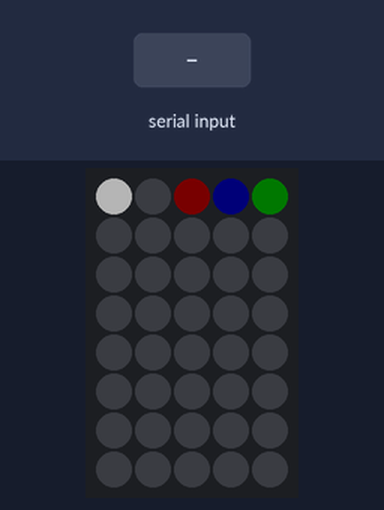
The sketch below on a simulated Arduino Uno, built with avr-gcc and run on an emulated ATmega328P. Shown: 5×8 RGB LED matrix (first LED top left, wired row by row). Inputs (shaded band) come from the test bench. Dim RGB values are drawn brighter than linear.

Above: at 1.2 s.
1.3 s: "90,45,200\n" received over Serial
At 2.8 s:
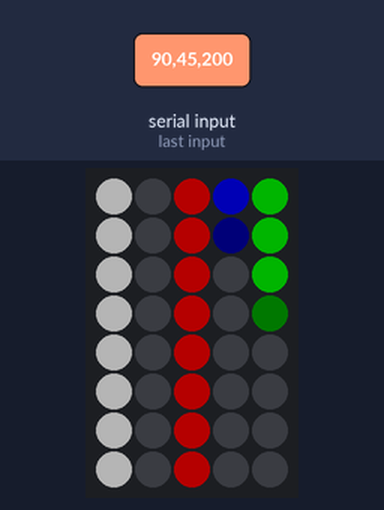
3.5 s: "30,150,10\n" received over Serial
At 4.9 s:
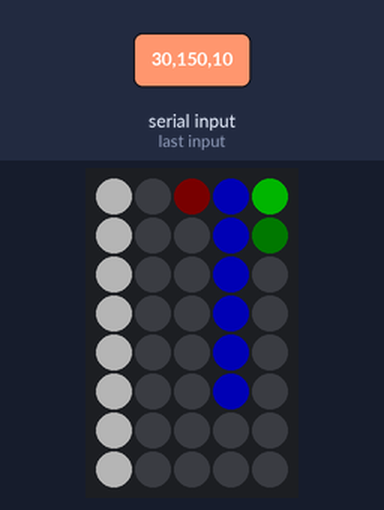
Timing chart, 0 to 6.5 s (numbered marks = the images above; inputs shaded):
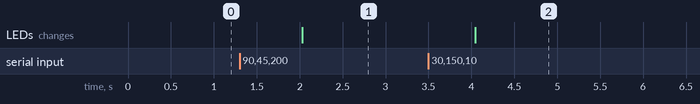

The sketch:

arduinolights.ino
```cpp
#include <Adafruit_GFX.h>
#include <Adafruit_NeoMatrix.h>
#include <Adafruit_NeoPixel.h>
#ifndef PSTR
 #define PSTR // Make Arduino Due happy
#endif

#define PIN 6

Adafruit_NeoMatrix matrix = Adafruit_NeoMatrix(5, 8, PIN,
  NEO_MATRIX_TOP     + NEO_MATRIX_RIGHT +
  NEO_MATRIX_COLUMNS + NEO_MATRIX_PROGRESSIVE,
  NEO_GRB            + NEO_KHZ800);

int insertops[]= { 0, 0, 0, 0, 0 };
int updateops[]= { 0, 0, 0, 0, 0 };
int deleteops[]= { 0, 0, 0, 0, 0 };

bool newdata=true;

void setup() {
  matrix.begin();
  matrix.setBrightness(64);
  Serial.begin(9600);
}

void loop() {
  if(newdata) {
      drawVals();
      newdata=false;
  }

  if(Serial.available() >0) {
    int newiop=Serial.parseInt();
    int newmop=Serial.parseInt();
    int newrop=Serial.parseInt();

    if(Serial.read() == '\n') {
        int t=0;
        for(t=matrix.width()-1;t>0;t--) {
        	insertops[t]=insertops[t-1];
        	updateops[t]=updateops[t-1];
        	deleteops[t]=deleteops[t-1];
        }
        insertops[t]=newiop;
        updateops[t]=newmop;
        deleteops[t]=newrop;
        newdata=true;
    }
  }

  delay(500);
}


void drawVals() {
    matrix.fillScreen(0);

    int high=0;

    for(int i=0;i<5;i++) {
        high=max(high,max(insertops[i],max(updateops[i],deleteops[i])));
    }

    high=int(((high+5)*10)/10);

    drawCol(4,insertops[0],high,0,1,0);
    drawCol(3,updateops[0],high,0,0,1);
    drawCol(2,deleteops[0],high,1,0,0);

    matrix.drawPixel(0,0,matrix.Color(255,255,255));
    for(int j=0;j<map(high,0,100,0,8);j++) {
       matrix.drawPixel(0,j,matrix.Color(255,255,255));
    }
    matrix.show();
}


void drawCol(int column, int val, int scale, int basered, int basegreen, int baseblue)
{
  double scaledled=scale/matrix.height();
  double scaledval=val/scaledled;
  int t;

  for(t=0; t<int(scaledval); t++)
  {
    matrix.drawPixel(column,t,matrix.Color(basered*255,basegreen*255,baseblue*255));
  }

  if(scaledval!=float(int(scaledval))) {
    matrix.drawPixel(column,t,matrix.Color(basered*64,basegreen*64,baseblue*64));
  }

}
```

Measured:
- after the input at 1.3 s, the LEDs: change after 0.73 s (image 1)
- after the input at 3.5 s, the LEDs: change after 0.55 s (image 2)
